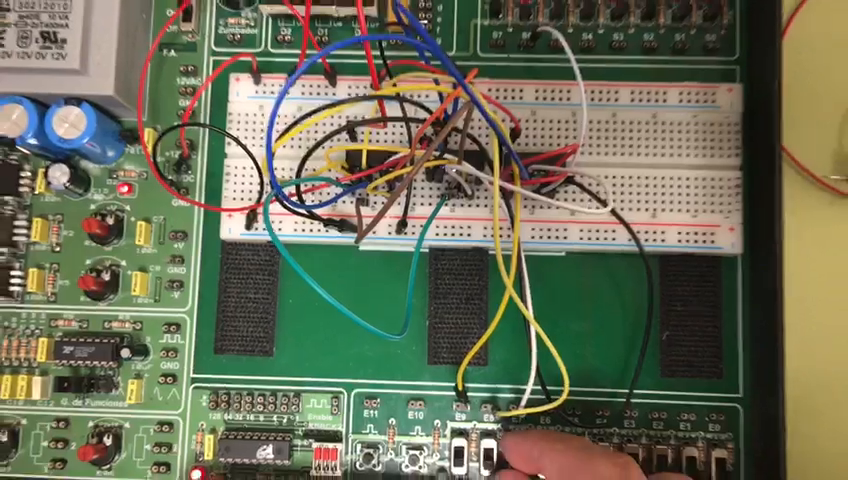
#> input picture frame 32 of equipos_microprogramables/practicas_1/Practica_2_circuitoCombinacional/recursos/VIDEO-2019-10-11-14-30-44.mp4, 848 x 480 px, given in place of conejo.mp4, which was not available
$ python '3_z_1_mostrar_FPS_quizas_escribir en_vídeo.py'   (older library calls are emulated)
#> lines starting #> are read from the running program, lines starting #| are printed output that depends on the picture; after the words box and inside, x2 and y2 are one past the last pixel; in counts of white or black regions, pixels touching at a corner belong together
#!/usr/bin/python
# -*- coding: utf-8 -*-
"""
////////////////////////////////////////////////////////////////////////////////////
//   AUTOR: CIFPN1                                             Octubre/2018
////////////////////////////////////////////////////////////////////////////////////
//   PROGRAMA:  MOSTRAR FPS DE UN VIDEO                        VERSIÓN: 1.0
//   DISPOSITIVO: Broadcom BCM2837B0, Cortex-A53 (ARMv8) 64-bit SoC
//   Versión Python:   3.5.3
//   TARJETA DE APLICACIÓN: Raspberry Pi 3 B+
////////////////////////////////////////////////////////////////////////////////////
Muestra en pantalla los frames por segundo del video ejecutado
////////////////////////////////////////////////////////////////////////////////////
"""

#////////////////////////////////////////////////////////////////////////////////////
# IMPORTAR LIBRERÍAS E INSTANCIAR CLASES
#////////////////////////////////////////////////////////////////////////////////////
import cv2

video_file = 'conejo.mp4'
cap = cv2.VideoCapture(video_file)

#////////////////////////////////////////////////////////////////////////////////////
# VARIABLES GLOBALES
#////////////////////////////////////////////////////////////////////////////////////
# Properties
font = cv2.FONT_HERSHEY_SIMPLEX
font_scale = 1
color = (255,255,255)
thickness = 1

#////////////////////////////////////////////////////////////////////////////////////
# FUNCIONES
#////////////////////////////////////////////////////////////////////////////////////

#////////////////////////////////////////////////////////////////////////////////////
# CONFIGURACIÓN PUERTOS GPIO Y RECURSOS A UTILIZAR
#////////////////////////////////////////////////////////////////////////////////////
if cv2.__version__.startswith('2.4'):
    height_prop = cv2.cv.CV_CAP_PROP_FRAME_HEIGHT
else:
    height_prop = cv2.CAP_PROP_FRAME_HEIGHT

if cv2.__version__.startswith('2.4'):
    fps_prop = cv2.cv.CV_CAP_PROP_FPS
else:
    fps_prop = cv2.CAP_PROP_FPS

#////////////////////////////////////////////////////////////////////////////////////
# PROGRAMA PRINCIPAL
#////////////////////////////////////////////////////////////////////////////////////
try:
    while(cap.isOpened()):
        ret, frame = cap.read()
#> frame is the input picture: shape (480, 848, 3); mean B, G, R 87.6, 110.6, 107
        if ret == True:
            # Text position
            height = int(cap.get(height_prop))
            position = (50, height - 50)

            # Frames per second
            fps = "{0:.2f}".format(cap.get(fps_prop))
            text = "FPS: " + fps

            # Put text
            cv2.putText(frame, text, position, font, font_scale, color, thickness)
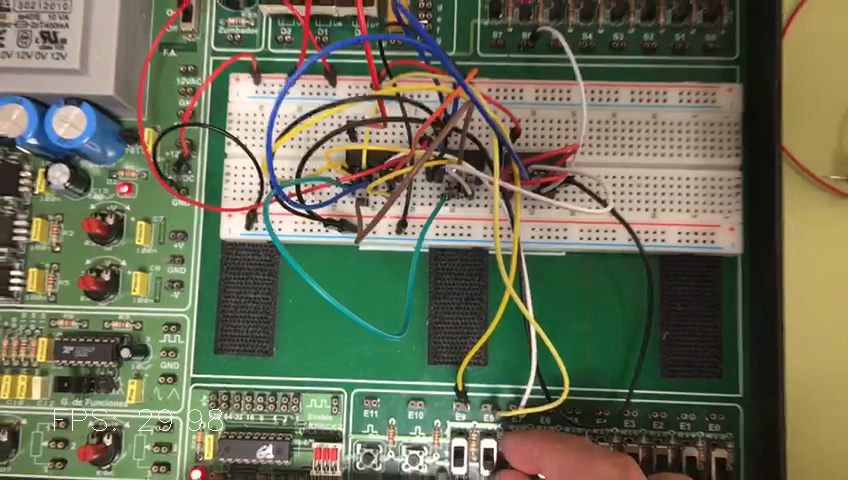
#> frame: shape (480, 848, 3); 0.1% of pixels changed, all inside (x1, y1, x2, y2) = (54, 409, 223, 431)

            # Display
            cv2.imshow("Video", frame)

            # Exit?
            if cv2.waitKey(1) & 0xFF == ord('q'):
#> (key q is pressed here)
                break
        else:
            break

except KeyboardInterrupt:         #Si el usuario pulsa CONTROL+C entonces...
    print("El usuario ha pulsado Ctrl+C...")
    cap.release()
    cv2.destroyAllWindows()
except:
    print("error inesperado")
    cap.release()
    cv2.destroyAllWindows()
finally:
    # Release everything if job is finished
    cap.release()
    cv2.destroyAllWindows()

$ run again, starting later in the video
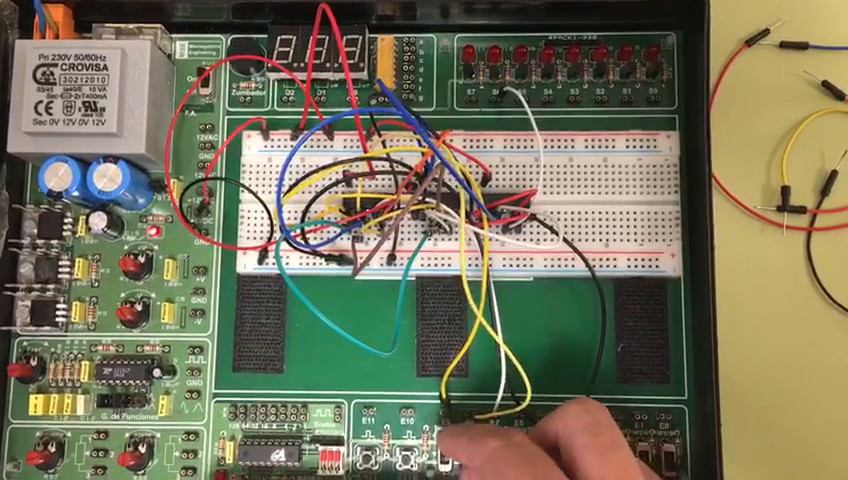
#> input picture frame 144 of equipos_microprogramables/practicas_1/Practica_2_circuitoCombinacional/recursos/VIDEO-2019-10-11-14-30-44.mp4, 848 x 480 px, given in place of conejo.mp4, which was not available
#> frame is the input picture: shape (480, 848, 3); mean B, G, R 90.9, 115, 116.8
#> `cv2.putText(frame, text, position, font, font_scale, color, thickness)`:
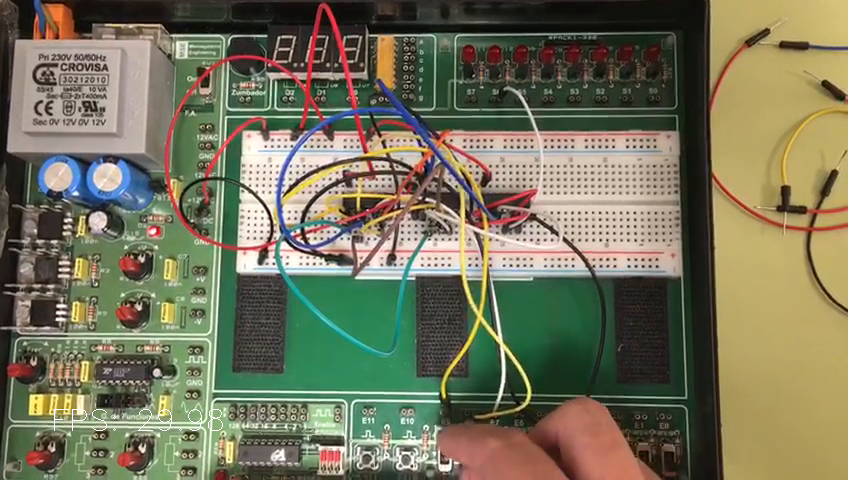
#> frame: shape (480, 848, 3); 0.1% of pixels changed, all inside (x1, y1, x2, y2) = (54, 409, 223, 431)

$ run again, starting later in the video
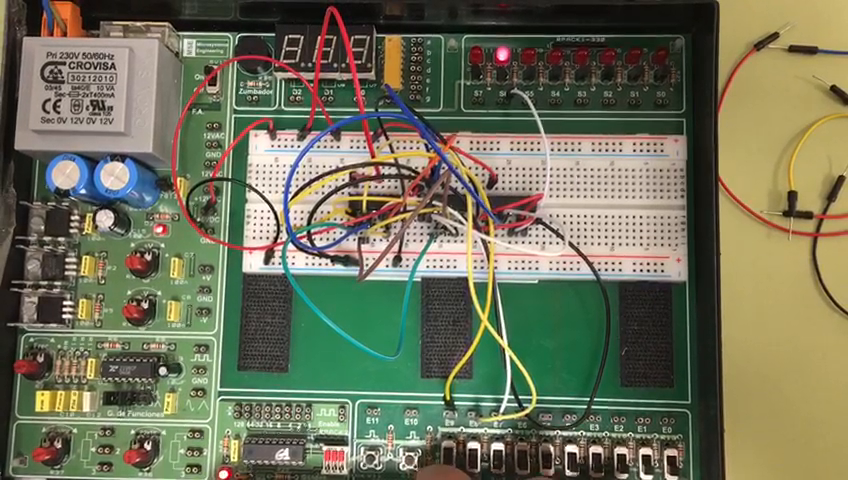
#> input picture frame 256 of equipos_microprogramables/practicas_1/Practica_2_circuitoCombinacional/recursos/VIDEO-2019-10-11-14-30-44.mp4, 848 x 480 px, given in place of conejo.mp4, which was not available
#> frame is the input picture: shape (480, 848, 3); mean B, G, R 89.5, 113.2, 111.5
#> `cv2.putText(frame, text, position, font, font_scale, color, thickness)`:
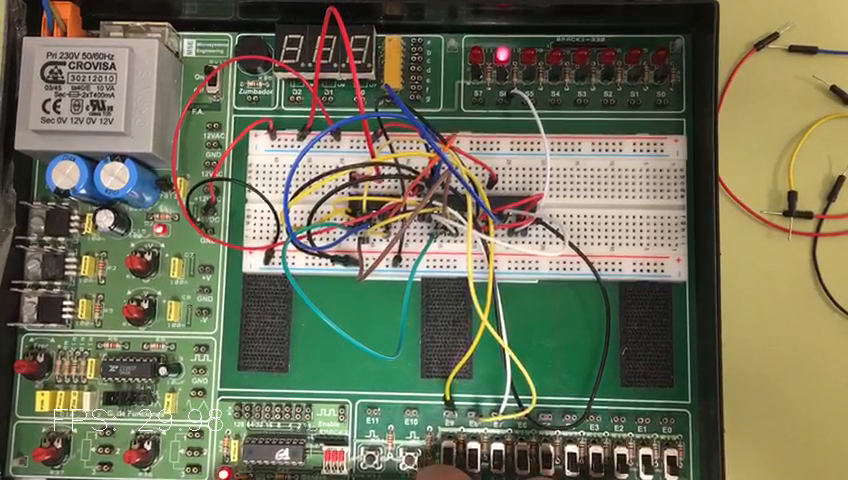
#> frame: shape (480, 848, 3); 0.1% of pixels changed, all inside (x1, y1, x2, y2) = (54, 409, 223, 431)
